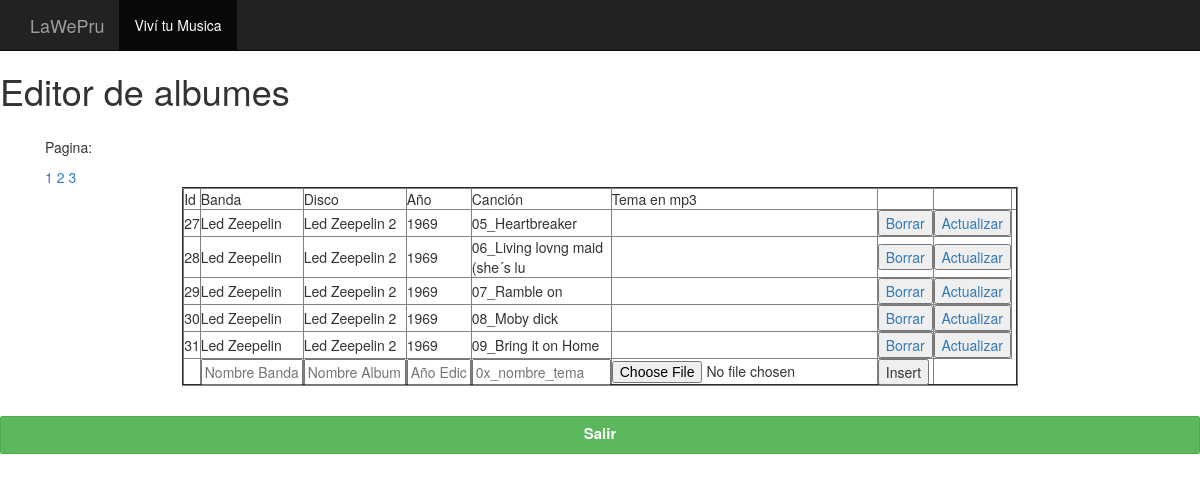
Page /principal/admin/subir_musica/index.php?pagina=3 on the committed database.
### tables this page shows
CREATE TABLE `discos` (
  `id` int(11) NOT NULL,
  `banda` varchar(30) NOT NULL,
  `disco` varchar(30) NOT NULL,
  `anio` varchar(11) NOT NULL,
  `cancion_1` varchar(30) NOT NULL,
  `ubicacion` varchar(50) NOT NULL
);

### principal/admin/subir_musica/index.php (the view, shortened to what this page needs)
<!doctype html>
<html>
<head>
    <link rel="stylesheet" href="../../bootstrap/css/bootstrap.min.css">
    <link rel="stylesheet" href="../../css/main.css">
</head>
<body>
    <?php
    include("../../header.php");
    include("coneccion.php");
    $tamagno_pagina = 10;
    if (isset($_GET["pagina"])) {
        if ($_GET["pagina"] == 1) {
            header("Location:index.php");
        } else {
            $pagina = $_GET["pagina"];
        }
    } else {
        $pagina = 1;
    }
    $empezar_desde = ($pagina - 1) * $tamagno_pagina;
    $sql_total = "SELECT * FROM discos";
    $resultado = $base->prepare($sql_total);
    $resultado->execute(array());
    $num_filas = $resultado->rowCount();
    $total_paginas = ceil($num_filas / $tamagno_pagina);
    $registros = $base->query("SELECT * FROM discos LIMIT $empezar_desde,$tamagno_pagina")->fetchAll(PDO::FETCH_OBJ);
    ?>
    <h1>Editor<span class="subtitulo"> de albumes</span></h1>
    <div class="wrapper">
        <div class="container">
            <div class="col-lg-12">
                <form action="<?php echo $_SERVER['PHP_SELF']; ?>" method="post" class="form-horizontal" enctype="multipart/form-data">
                    <table width="50%" border="2" align="center">
                        <div class="form-group">
                            <div class="col-sm-12">
                                <tr>
                                    <td>Id</td>
                                    <td class="primera_fila">Banda</td>
                                    <td class="primera_fila">Disco</td>
                                    <td class="primera_fila">Año</td>
                                    <td class="primera_fila">Canción</td>
                                    <td class="primera_fila">Tema en mp3</td>
                                    <td class="sin">&nbsp;</td>
                                    <td class="sin">&nbsp;</td>
                                    <td class="sin">&nbsp;</td>
                                </tr>
                                <?php
                                foreach ($registros as $persona) :
                                ?>
                                    <tr>
                                        <td><?php echo $persona->id ?> </td>
                                        <td><?php echo $persona->banda ?></td>
                                        <td><?php echo $persona->disco ?></td>
                                        <td><?php echo $persona->anio ?></td>
                                        <td><?php echo $persona->cancion_1 ?></td>
                                        <td><?php echo $persona->mp_3 ?></td>
                                        <td class="bot"><a href="borrar.php?id=<?php echo $persona->id ?>"><input type='button' name='del' id='del' value='Borrar'></a></td>
                                        <td class='bot'><a href="editar.php?id=<?php echo $persona->id
                                                                                ?> & banda=<?php echo $persona->banda ?>
                                                                                   & disco=<?php echo $persona->disco ?>
                                                                                   & anio=<?php echo $persona->anio ?>
                                                                                   & cancion_1=<?php echo $persona->cancion_1  ?>
                                                                                   & mp_3=<?php echo $persona->mp_3 ?>">
                                                <input type='button' name='up' id='up' value='Actualizar'></a></td>
                                    </tr>
                                <?php
                                endforeach;
                                ?>
                                <tr>
                                    <td></td>
                                    <td><input type='text' name='Banda' size='10' class='centrado' placeholder="Nombre Banda"></td>
                                    <td><input type='text' name='Disco' size='10' class='centrado' placeholder="Nombre Album"></td>
                                    <td><input type='text' name='Anio' size='5' class='centrado' placeholder="Año Edicion"></td>
                                    <td><input type='text' name='Cancion_1' size='15' class='centrado' placeholder="0x_nombre_tema"></td>
                                    <td><input type="file" name="Mp_3" size="10" class="centrado"></td>
                                    <td class='bot'><input type='submit' name='cr' id='cr' value='Insert'></td>
                                <tr>
                                    <?php
                                    echo "<p>Pagina:</p>";
                                    for ($i = 1; $i <= $total_paginas; $i++) {
                                        echo "<a href='?pagina=" . $i . "'> " . $i  . "</a> ";
                                    }
                                    ?>
                                </tr>
                            </div>
                        </div>
                    </table>
                </form>
            </div>
        </div>
    </div>
    <p>&nbsp;</p>
    <div>
        <a href="../index.php" class="btn btn-success btn-block">Salir</a>
    </div>
</body>
</html>

### principal/css/main.css (style rules this page uses)
.form-control, .btn { min-height: 38px; border-radius: 2px; }
.btn { font-size: 15px; font-weight: bold; }

### rows in the picture
discos: id "27", banda "Led Zeepelin", disco "Led Zeepelin 2", anio "1969", cancion_1 "05_Heartbreaker"
discos: id "28", banda "Led Zeepelin", disco "Led Zeepelin 2", anio "1969", cancion_1 "06_Living lovng maid (she´s lu"
discos: id "29", banda "Led Zeepelin", disco "Led Zeepelin 2", anio "1969", cancion_1 "07_Ramble on"
discos: id "30", banda "Led Zeepelin", disco "Led Zeepelin 2", anio "1969", cancion_1 "08_Moby dick"
discos: id "31", banda "Led Zeepelin", disco "Led Zeepelin 2", anio "1969", cancion_1 "09_Bring it on Home"
